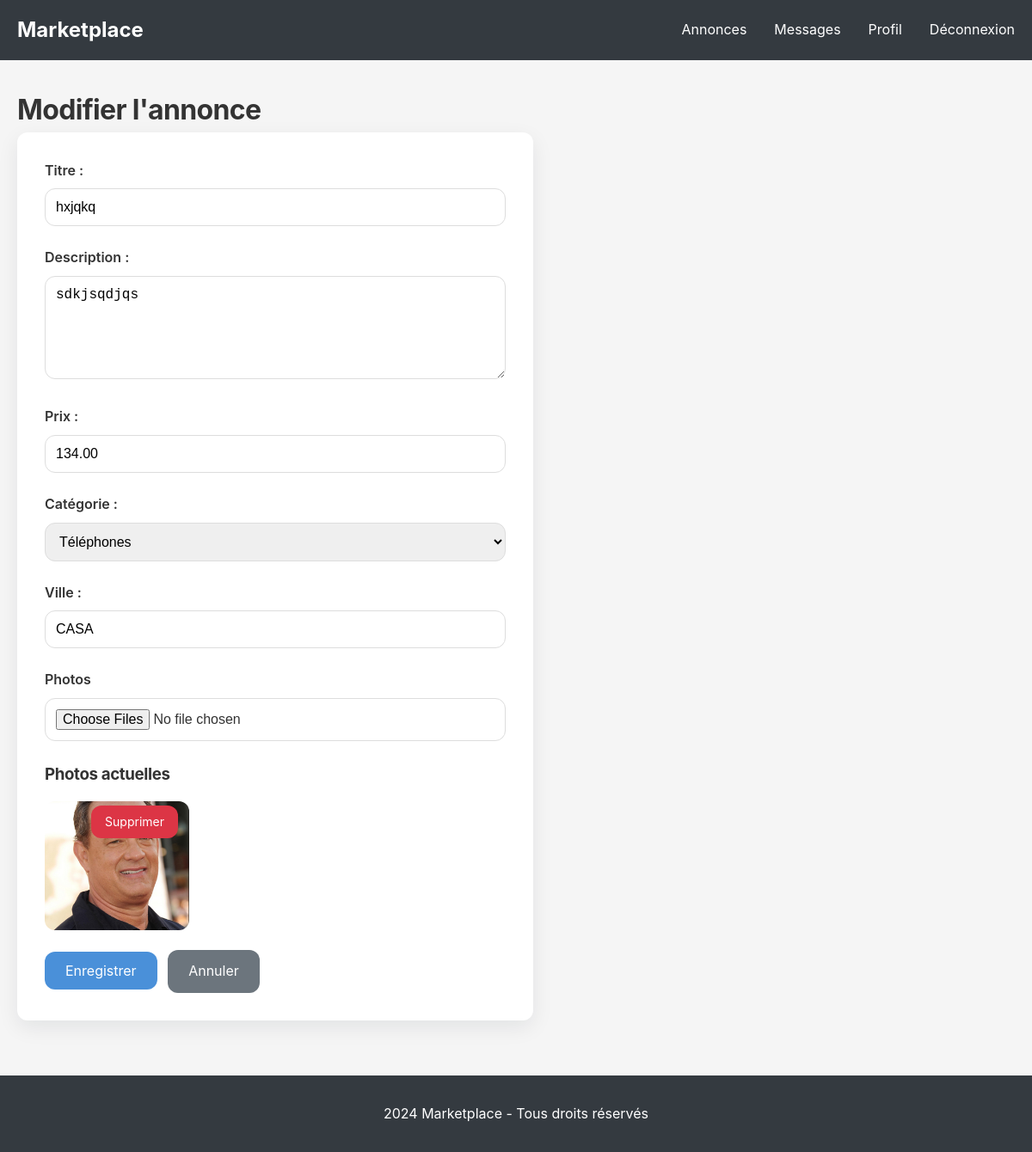
The app's page /listings/2/edit/ (signed in) with its own data.
### listings/models.py (models this page shows, shortened)
class Listing(models.Model):
    STATUS_CHOICES = [
        ('active', 'Disponible'),
        ('sold', 'Vendu'),
        ('reserved', 'Réservé'),
    ]
    title = models.CharField(max_length=200, verbose_name='Titre')
    description = models.TextField(verbose_name='Description')
    price = models.DecimalField(max_digits=10, decimal_places=2, verbose_name='Prix')
    category = models.ForeignKey(Category, on_delete=models.CASCADE, related_name='listings', verbose_name='Catégorie')
    city = models.CharField(max_length=100, verbose_name='Ville')
    seller = models.ForeignKey(User, on_delete=models.CASCADE, related_name='listings', verbose_name='Vendeur')
    buyer = models.ForeignKey(User, on_delete=models.SET_NULL, blank=True, null=True, related_name='purchases', verbose_name='Acheteur')
    status = models.CharField(max_length=20, choices=STATUS_CHOICES, default='active', verbose_name='Statut')
    created_at = models.DateTimeField(auto_now_add=True)
    updated_at = models.DateTimeField(auto_now=True)
    class Meta:
        verbose_name = 'Annonce'
        verbose_name_plural = 'Annonces'
        ordering = ['-created_at']

class ListingPhoto(models.Model):
    listing = models.ForeignKey(Listing, on_delete=models.CASCADE, related_name='photos', verbose_name='Annonce')
    image = models.ImageField(upload_to='listing_photos/', verbose_name='Image')
    uploaded_at = models.DateTimeField(auto_now_add=True)
    class Meta:
        verbose_name = 'Photo d\'annonce'
        verbose_name_plural = 'Photos d\'annonces'

### listings/views.py (the view)
# urls.py: path('<int:pk>/edit/', views.listing_update, name='listing_update'),
@login_required
def listing_update(request, pk):
    listing = get_object_or_404(Listing, pk=pk, seller=request.user)
    if request.method == 'POST':
        form = ListingForm(request.POST, instance=listing)
        if form.is_valid():
            form.save()
            photos = request.FILES.getlist('photos')
            for photo in photos:
                ListingPhoto.objects.create(listing=listing, image=photo)
            messages.success(request, 'Annonce mise à jour avec succès !')
            return redirect('listing_detail', pk=listing.pk)
    else:
        form = ListingForm(instance=listing)
    return render(request, 'listings/listing_form.html', {
        'form': form,
        'listing': listing,
        'title': 'Modifier l\'annonce',
    })

### listings/forms.py
class ListingForm(forms.ModelForm):
    class Meta:
        model = Listing
        fields = ['title', 'description', 'price', 'category', 'city']
        labels = {
            'title': 'Titre',
            'description': 'Description',
            'price': 'Prix',
            'category': 'Catégorie',
            'city': 'Ville',
        }
        widgets = {
            'description': forms.Textarea(attrs={'rows': 5}),
            'price': forms.NumberInput(attrs={'step': '0.01'}),
        }

### listings/models.py (called while the page is built)
    def __str__(self):
        return self.name

### messaging/context_processors.py (called while the page is built)
def unread_messages_count(request):
    if request.user.is_authenticated:
        from .models import Message
        count = Message.objects.filter(
            conversation__buyer=request.user
        ).filter(is_read=False).exclude(sender=request.user).count()
        count += Message.objects.filter(
            conversation__seller=request.user
        ).filter(is_read=False).exclude(sender=request.user).count()
        return {'unread_messages_count': count}
    return {'unread_messages_count': 0}

### templates/listings/listing_form.html (shortened to what this page needs)
{% extends 'base.html' %}
{% block content %}
<h1>{{ title }}</h1>
<form method="post" enctype="multipart/form-data" class="form">
    <div class="form-group">
        {{ form.title.label_tag }}
        {{ form.title }}
    </div>
    <div class="form-group">
        {{ form.description.label_tag }}
        {{ form.description }}
    </div>
    <div class="form-group">
        {{ form.price.label_tag }}
        {{ form.price }}
    </div>
    <div class="form-group">
        {{ form.category.label_tag }}
        {{ form.category }}
    </div>
    <div class="form-group">
        {{ form.city.label_tag }}
        {{ form.city }}
    </div>
    <div class="form-group">
        <label for="photos">Photos</label>
        <input type="file" name="photos" id="photos" multiple accept="image/*">
    </div>
    {% if listing and listing.photos.exists %}
        <div class="current-photos">
            <h3>Photos actuelles</h3>
            <div class="photo-grid">
                {% for photo in listing.photos.all %}
                    <div class="photo-item">
                        <img src="{{ photo.image.url }}" alt="Photo">
                        <a href="{% url 'delete_photo' photo.pk %}" class="btn btn-danger btn-small">Supprimer</a>
                    </div>
                {% endfor %}
            </div>
        </div>
    {% endif %}
    <button type="submit" class="btn btn-primary">Enregistrer</button>
    <a href="{% url 'listing_list' %}" class="btn btn-secondary">Annuler</a>
</form>
{% endblock %}

### static/css/style.css (style rules this page uses)
:root { --primary-color: #4a90d9; --primary-color-2: #3f7fd6; --secondary-color: #6c757d; --success-color: #28a745; --danger-color: #dc3545; --warning-color: #ffc107; --light-color: #f8f9fa; --dark-color: #343a40; --border-radius: 12px; --shadow: 0 8px 24px rgba(16, 24, 40, 0.08); --shadow-soft: 0 2px 10px rgba(16, 24, 40, 0.06); --ring: 0 0 0 4px rgba(74, 144, 217, 0.18); }
html { scroll-behavior: smooth; }
* { margin: 0; padding: 0; box-sizing: border-box; }
body { font-family: -apple-system, BlinkMacSystemFont, 'Segoe UI', Roboto, Oxygen, Ubuntu, Cantarell, sans-serif; line-height: 1.6; color: #333; background-color: #f5f5f5; }
.btn { display: inline-block; padding: 0.75rem 1.5rem; border-radius: var(--border-radius); border: none; cursor: pointer; text-decoration: none; font-size: 1rem; transition: all 0.3s; margin-right: 0.5rem; }
.btn-primary { background-color: var(--primary-color); color: white; }
.btn-secondary { background-color: var(--secondary-color); color: white; }
.btn-danger { background-color: var(--danger-color); color: white; }
.btn-small { padding: 0.5rem 1rem; font-size: 0.875rem; }
.form { background: white; padding: 2rem; border-radius: var(--border-radius); box-shadow: var(--shadow); max-width: 600px; }
.form-group { margin-bottom: 1.5rem; }
.form-group label { display: block; margin-bottom: 0.5rem; font-weight: 600; }
.form-group input, .form-group textarea, .form-group select { width: 100%; padding: 0.75rem; border: 1px solid #ddd; border-radius: var(--border-radius); font-size: 1rem; }
.form-group textarea { min-height: 120px; resize: vertical; }
a { color: inherit; }
h1,h2,h3,h4 { letter-spacing: -0.02em; }
button { font-family: inherit; }
img { max-width: 100%; height: auto; }
.photo-grid { display: grid; grid-template-columns: repeat(auto-fill, minmax(150px, 1fr)); gap: 1rem; margin: 1rem 0; }
.photo-item { position: relative; }
.photo-item img { width: 100%; height: 150px; object-fit: cover; border-radius: var(--border-radius); }
.photo-item .btn { position: absolute; top: 5px; right: 5px; }

### records on screen
Listing: title "hxjqkq", description "sdkjsqdjqs", price "134.00", category "Téléphones", city "CASA"
ListingPhoto: image (picture)

### other values on screen
{{ title }} "Modifier l'annonce"
